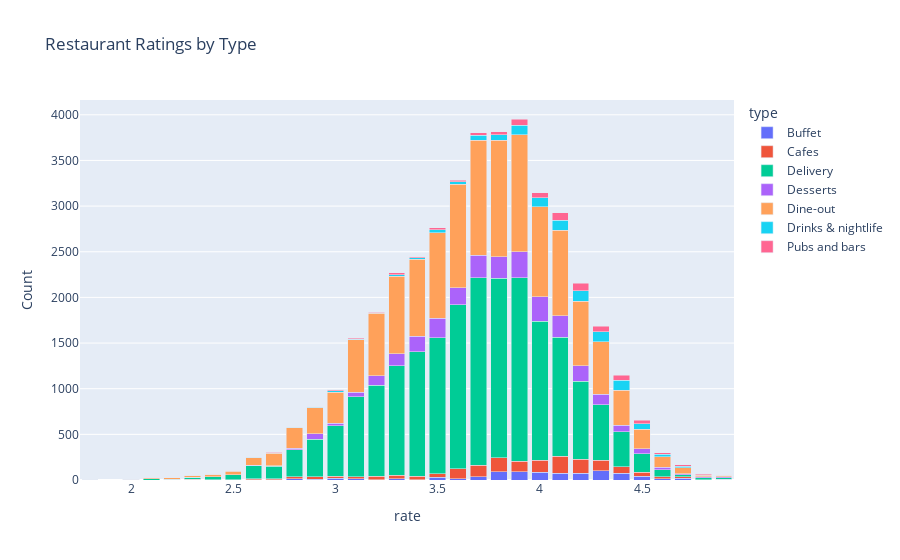

Notebook code cell kept with this figure:
### Markdown cell above
# Ratings by Type of Restaurants

### Code cell
# Create the crosstab
rate_type = pd.crosstab(df['rate'], df['type'])

# Create a stacked bar chart using Plotly Express
fig = px.bar(
    rate_type,
    barmode='stack',
    labels={'index': 'Rating', 'value': 'Count', 'variable': 'Restaurant Type'},
    title='Restaurant Ratings by Type'
)

fig.show()

### Figure 1 — Plotly figure (JSON) as saved in the notebook; plotly's stock layout.template omitted (floating-point values rounded to 4 significant figures)
{"data": [{"hovertemplate": "type=Buffet<br>rate=%{x}<br>Count=%{y}<extra></extra>", "legendgroup": "Buffet", "marker": {"color": "#636efa", "pattern": {"shape": ""}}, "name": "Buffet", "orientation": "v", "showlegend": true, "textposition": "auto", "type": "bar", "x": [1.8, 2.0, 2.1, 2.2, 2.3, 2.4, 2.5, 2.6, 2.7, 2.8, 2.9, 3.0, 3.1, 3.2, 3.3, 3.4, 3.5, 3.6, 3.7, 3.8, 3.9, 4.0, 4.1, 4.2, 4.3, 4.4, 4.5, 4.6, 4.7, 4.8, 4.9], "xaxis": "x", "y": [0, 0, 0, 0, 5, 0, 1, 3, 4, 16, 8, 21, 13, 2, 15, 5, 28, 13, 37, 90, 91, 85, 72, 76, 99, 73, 42, 13, 21, 5, 9], "yaxis": "y"}, {"hovertemplate": "type=Cafes<br>rate=%{x}<br>Count=%{y}<extra></extra>", "legendgroup": "Cafes", "marker": {"color": "#EF553B", "pattern": {"shape": ""}}, "name": "Cafes", "orientation": "v", "showlegend": true, "textposition": "auto", "type": "bar", "x": [1.8, 2.0, 2.1, 2.2, 2.3, 2.4, 2.5, 2.6, 2.7, 2.8, 2.9, 3.0, 3.1, 3.2, 3.3, 3.4, 3.5, 3.6, 3.7, 3.8, 3.9, 4.0, 4.1, 4.2, 4.3, 4.4, 4.5, 4.6, 4.7, 4.8, 4.9], "xaxis": "x", "y": [0, 0, 0, 0, 1, 2, 2, 10, 9, 18, 28, 18, 22, 41, 39, 37, 38, 110, 126, 154, 116, 134, 189, 150, 119, 72, 41, 23, 12, 0, 0], "yaxis": "y"}, {"hovertemplate": "type=Delivery<br>rate=%{x}<br>Count=%{y}<extra></extra>", "legendgroup": "Delivery", "marker": {"color": "#00cc96", "pattern": {"shape": ""}}, "name": "Delivery", "orientation": "v", "showlegend": true, "textposition": "auto", "type": "bar", "x": [1.8, 2.0, 2.1, 2.2, 2.3, 2.4, 2.5, 2.6, 2.7, 2.8, 2.9, 3.0, 3.1, 3.2, 3.3, 3.4, 3.5, 3.6, 3.7, 3.8, 3.9, 4.0, 4.1, 4.2, 4.3, 4.4, 4.5, 4.6, 4.7, 4.8, 4.9], "xaxis": "x", "y": [0, 1, 16, 11, 22, 31, 53, 142, 136, 298, 412, 556, 875, 994, 1200, 1362, 1491, 1794, 2052, 1968, 2008, 1520, 1302, 855, 606, 383, 202, 75, 27, 17, 18], "yaxis": "y"}, {"hovertemplate": "type=Desserts<br>rate=%{x}<br>Count=%{y}<extra></extra>", "legendgroup": "Desserts", "marker": {"color": "#ab63fa", "pattern": {"shape": ""}}, "name": "Desserts", "orientation": "v", "showlegend": true, "textposition": "auto", "type": "bar", "x": [1.8, 2.0, 2.1, 2.2, 2.3, 2.4, 2.5, 2.6, 2.7, 2.8, 2.9, 3.0, 3.1, 3.2, 3.3, 3.4, 3.5, 3.6, 3.7, 3.8, 3.9, 4.0, 4.1, 4.2, 4.3, 4.4, 4.5, 4.6, 4.7, 4.8, 4.9], "xaxis": "x", "y": [0, 0, 0, 0, 0, 1, 1, 5, 9, 15, 57, 24, 53, 107, 127, 171, 216, 189, 244, 236, 287, 267, 236, 168, 117, 70, 55, 26, 10, 11, 7], "yaxis": "y"}, {"hovertemplate": "type=Dine-out<br>rate=%{x}<br>Count=%{y}<extra></extra>", "legendgroup": "Dine-out", "marker": {"color": "#FFA15A", "pattern": {"shape": ""}}, "name": "Dine-out", "orientation": "v", "showlegend": true, "textposition": "auto", "type": "bar", "x": [1.8, 2.0, 2.1, 2.2, 2.3, 2.4, 2.5, 2.6, 2.7, 2.8, 2.9, 3.0, 3.1, 3.2, 3.3, 3.4, 3.5, 3.6, 3.7, 3.8, 3.9, 4.0, 4.1, 4.2, 4.3, 4.4, 4.5, 4.6, 4.7, 4.8, 4.9], "xaxis": "x", "y": [5, 6, 8, 15, 23, 28, 41, 83, 136, 228, 284, 344, 573, 682, 851, 842, 936, 1132, 1261, 1272, 1281, 988, 936, 711, 571, 383, 218, 115, 65, 21, 16], "yaxis": "y"}, {"hovertemplate": "type=Drinks & nightlife<br>rate=%{x}<br>Count=%{y}<extra></extra>", "legendgroup": "Drinks & nightlife", "marker": {"color": "#19d3f3", "pattern": {"shape": ""}}, "name": "Drinks & nightlife", "orientation": "v", "showlegend": true, "textposition": "auto", "type": "bar", "x": [1.8, 2.0, 2.1, 2.2, 2.3, 2.4, 2.5, 2.6, 2.7, 2.8, 2.9, 3.0, 3.1, 3.2, 3.3, 3.4, 3.5, 3.6, 3.7, 3.8, 3.9, 4.0, 4.1, 4.2, 4.3, 4.4, 4.5, 4.6, 4.7, 4.8, 4.9], "xaxis": "x", "y": [0, 4, 0, 0, 0, 2, 1, 5, 6, 4, 8, 17, 8, 8, 18, 15, 34, 28, 58, 63, 105, 98, 110, 113, 111, 114, 60, 29, 18, 6, 2], "yaxis": "y"}, {"hovertemplate": "type=Pubs and bars<br>rate=%{x}<br>Count=%{y}<extra></extra>", "legendgroup": "Pubs and bars", "marker": {"color": "#FF6692", "pattern": {"shape": ""}}, "name": "Pubs and bars", "orientation": "v", "showlegend": true, "textposition": "auto", "type": "bar", "x": [1.8, 2.0, 2.1, 2.2, 2.3, 2.4, 2.5, 2.6, 2.7, 2.8, 2.9, 3.0, 3.1, 3.2, 3.3, 3.4, 3.5, 3.6, 3.7, 3.8, 3.9, 4.0, 4.1, 4.2, 4.3, 4.4, 4.5, 4.6, 4.7, 4.8, 4.9], "xaxis": "x", "y": [0, 0, 0, 0, 0, 2, 1, 1, 3, 1, 4, 10, 6, 6, 22, 12, 19, 17, 26, 33, 66, 52, 80, 81, 59, 51, 38, 19, 14, 6, 3], "yaxis": "y"}], "layout": {"barmode": "stack", "legend": {"title": {"text": "type"}, "tracegroupgap": 0}, "title": {"text": "Restaurant Ratings by Type"}, "xaxis": {"anchor": "y", "domain": [0, 1], "title": {"text": "rate"}}, "yaxis": {"anchor": "x", "domain": [0, 1], "title": {"text": "Count"}}}}
